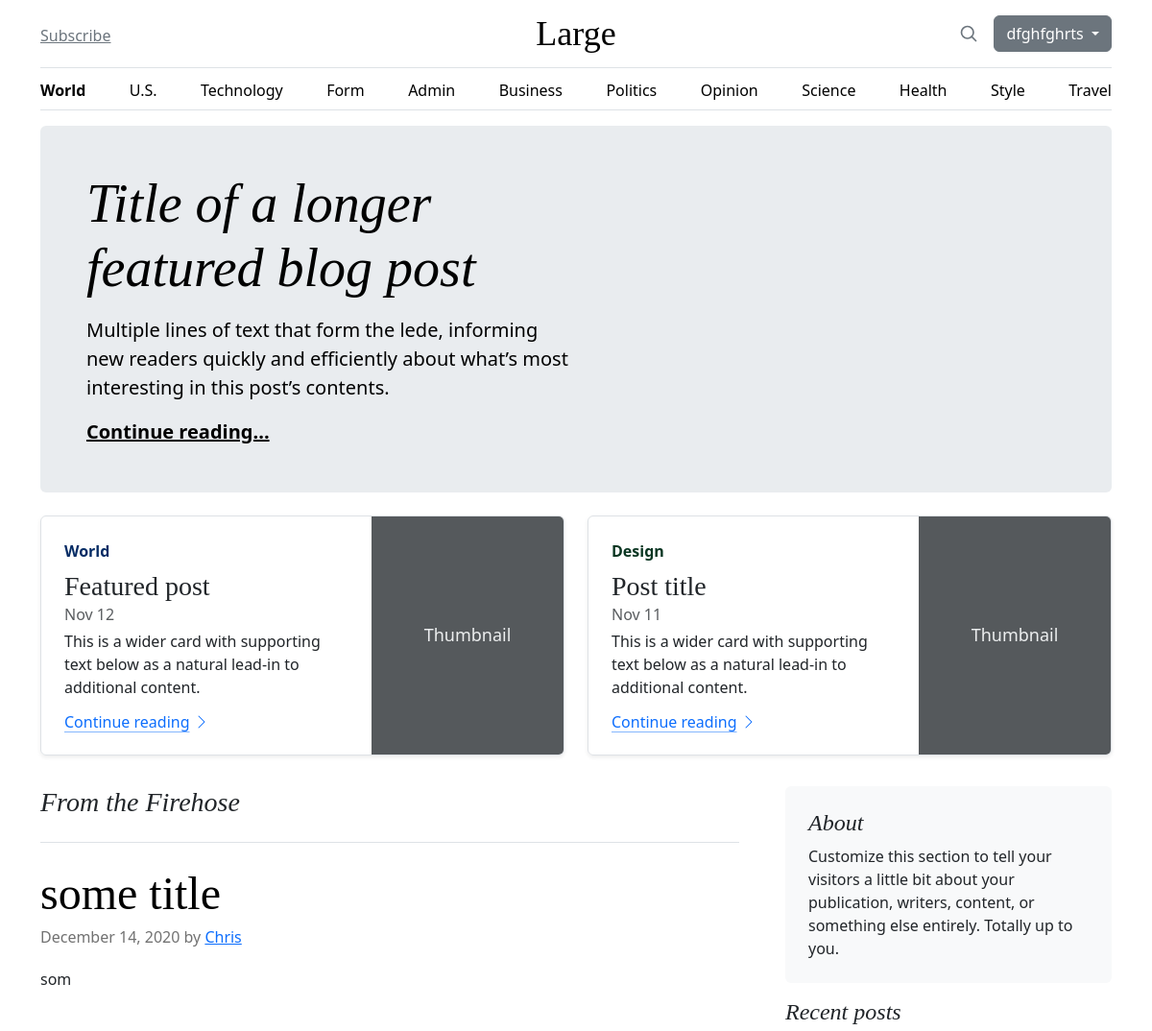
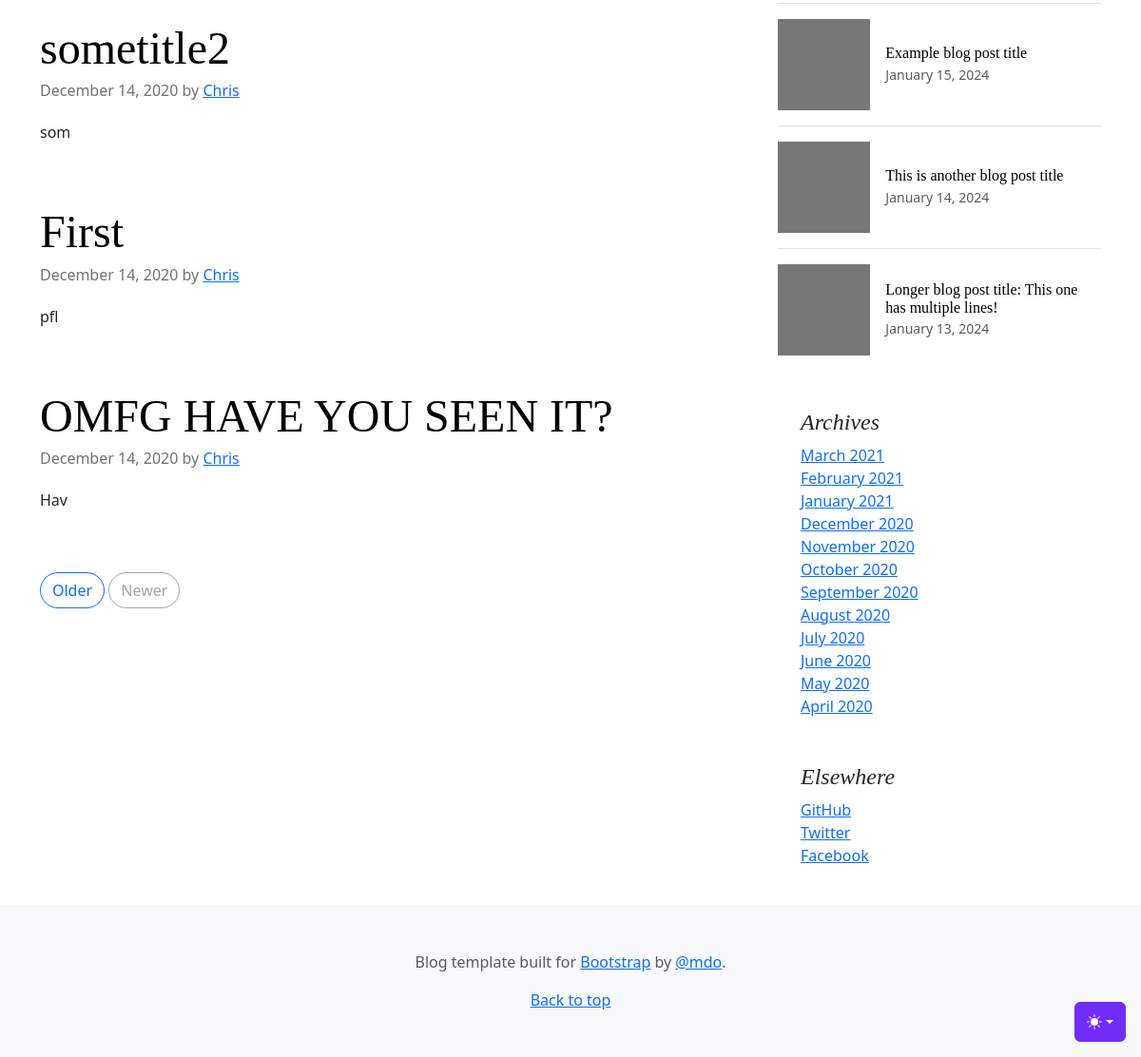
/ (signed in), run on the app's committed database (2 pictures, top to bottom).
### tables this page shows
CREATE TABLE users
(
    id       integer
        constraint users_pk
            primary key autoincrement,
    email    text not null
        constraint users_pk_2
            unique,
    password text not null
);

CREATE TABLE "posts"
(
    id         integer
        constraint posts_pk
            primary key autoincrement,
    title      text not null,
    body       text not null,
    created_at DATETIME default current_timestamp,
    updated_at datetime default current_date
);

### helpers.php (called while the page is built, shortened)
<?php
function view($viewName, $vars=[]){
    extract($vars);
    include __DIR__ . "/views/$viewName.php";
}
function auth(){
    if(isset($_SESSION['userId'])){
        $user = User::find($_SESSION['userId']);
        if($user){
            return $user;
        }
    }
    return false;
}

### src/Controllers/PublicController.php (called while the page is built, shortened)
<?php
class PublicController
{
    public function index()
    {
        $posts = Post::all();
        view('index', compact('posts'));
    }
}

### src/DB.php (called while the page is built, shortened)
<?php
class DB
{
    private $conn;
    public function __construct()
    {
        try {
            $this->conn = new PDO('sqlite:' . __DIR__ . '/../db.sqlite');
            $this->conn->setAttribute(PDO::ATTR_ERRMODE, PDO::ERRMODE_EXCEPTION);
        } catch (PDOException $e) {
            echo "Connection failed: " . $e->getMessage();
        }
    }
    public function all($table, $class)
    {
        $stmt = $this->conn->prepare("SELECT * FROM $table");
        $stmt->execute();
        $stmt->setFetchMode(PDO::FETCH_CLASS, $class);
        return $stmt->fetchAll();
    }
    public function find($table, $class, $id)
    {
        $stmt = $this->conn->prepare("SELECT * FROM $table WHERE id=$id");
        $stmt->execute();
        $stmt->setFetchMode(PDO::FETCH_CLASS, $class);
        return $stmt->fetch();
    }
}

### src/Models/Model.php (called while the page is built, shortened)
<?php
class Model {
    public static $table;
    public static function all(){
        $db = new DB();
        return $db->all(static::$table, static::class);
    }
    public static function find($id){
        $db = new DB();
        return $db->find(static::$table, static::class, $id);
    }
}

### src/Models/Post.php (called while the page is built, shortened)
<?php
class Post extends Model {
    public $body;
    public function snippet() {
        return substr($this->body, 0, 3);
    }
}

### views/partials/posts.php (the view)
<h3 class="pb-4 mb-4 fst-italic border-bottom">
    From the Firehose
</h3>
<?php foreach($posts as $post): ?>
    <article class="blog-post">
        <h2 class="display-5 link-body-emphasis mb-1"><?=$post->title?></h2>
        <p class="blog-post-meta">December 14, 2020 by <a href="#">Chris</a></p>
        <p><?=$post->snippet()?></p>
    </article>
<?php endforeach; ?>
<nav class="blog-pagination" aria-label="Pagination">
    <a class="btn btn-outline-primary rounded-pill" href="#">Older</a>
    <a class="btn btn-outline-secondary rounded-pill disabled" aria-disabled="true">Newer</a>
</nav>

### views/partials/header.php (shortened to what this page needs)
<!doctype html>
<html lang="en" data-bs-theme="auto">
<head>
  <link rel="stylesheet" href="https://cdn.jsdelivr.net/npm/@docsearch/css@3">
  <link href="/assets/dist/css/bootstrap.min.css" rel="stylesheet">
  <link href="/blog.css" rel="stylesheet">
</head>
<body>
  <div class="dropdown position-fixed bottom-0 end-0 mb-3 me-3 bd-mode-toggle">
    <button class="btn btn-bd-primary py-2 dropdown-toggle d-flex align-items-center" id="bd-theme" type="button"
      aria-expanded="false" data-bs-toggle="dropdown" aria-label="Toggle theme (auto)">
      <svg class="bi my-1 theme-icon-active" width="1em" height="1em">
        <use href="#circle-half"></use>
      </svg>
    </button>
  </div>
  <div class="container">
    <header class="border-bottom lh-1 py-3">
      <div class="row flex-nowrap justify-content-between align-items-center">
        <div class="col-4 pt-1">
          <a class="link-secondary" href="#">Subscribe</a>
        </div>
        <div class="col-4 text-center">
          <a class="blog-header-logo text-body-emphasis text-decoration-none" href="#">Large</a>
        </div>
        <div class="col-4 d-flex justify-content-end align-items-center">
          <a class="link-secondary" href="#" aria-label="Search">
            <svg xmlns="http://www.w3.org/2000/svg" width="20" height="20" fill="none" stroke="currentColor"
              stroke-linecap="round" stroke-linejoin="round" stroke-width="2" class="mx-3" role="img"
              viewBox="0 0 24 24">
              <title>Search</title>
              <circle cx="10.5" cy="10.5" r="7.5" />
              <path d="M21 21l-5.2-5.2" />
            </svg>
          </a>
          <?php if (auth()): ?>
            <div class="dropdown">
              <button class="btn btn-secondary dropdown-toggle" type="button" data-bs-toggle="dropdown" aria-expanded="false">
                <?=auth()->email?>
              </button>
            </div>
          <?php else: ?>
            <a class="btn btn-sm btn-outline-secondary" href="/register">Sign up</a>
            <a class="btn btn-sm btn-primary ms-2" href="/login">Login</a>
          <?php endif; ?>
        </div>
      </div>
    </header>
    <?php include 'nav.php'; ?>
  </div>

### public/blog.css (style rules this page uses)
.blog-header-logo { font-family: "Playfair Display", Georgia, "Times New Roman", serif; font-size: 2.25rem; }
h1, h2, h3, h4, h5, h6 { font-family: "Playfair Display", Georgia, "Times New Roman", serif; }
.blog-pagination { margin-bottom: 4rem; }
.blog-post { margin-bottom: 4rem; }
.blog-post-meta { margin-bottom: 1.25rem; color: #727272; }

### views/partials/header.php (style rules this page uses)
.bi { vertical-align: -.125em; fill: currentColor; }
.btn-bd-primary { --bd-violet-bg: #712cf9; --bd-violet-rgb: 112.520718, 44.062154, 249.437846; --bs-btn-font-weight: 600; --bs-btn-color: var(--bs-white); --bs-btn-bg: var(--bd-violet-bg); --bs-btn-border-color: var(--bd-violet-bg); --bs-btn-hover-color: var(--bs-white); --bs-btn-hover-bg: #6528e0; --bs-btn-hover-border-color: #6528e0; --bs-btn-focus-shadow-rgb: var(--bd-violet-rgb); --bs-btn-active-color: var(--bs-btn-hover-color); --bs-btn-active-bg: #5a23c8; --bs-btn-active-border-color: #5a23c8; }
.bd-mode-toggle { z-index: 1500; }

### data on the page
users: email "dfghfghrts"
posts: title "some title", body "som"
posts: title "sometitle2", body "som"
posts: title "First", body "pfl"
posts: title "OMFG HAVE YOU SEEN IT?", body "Hav"
